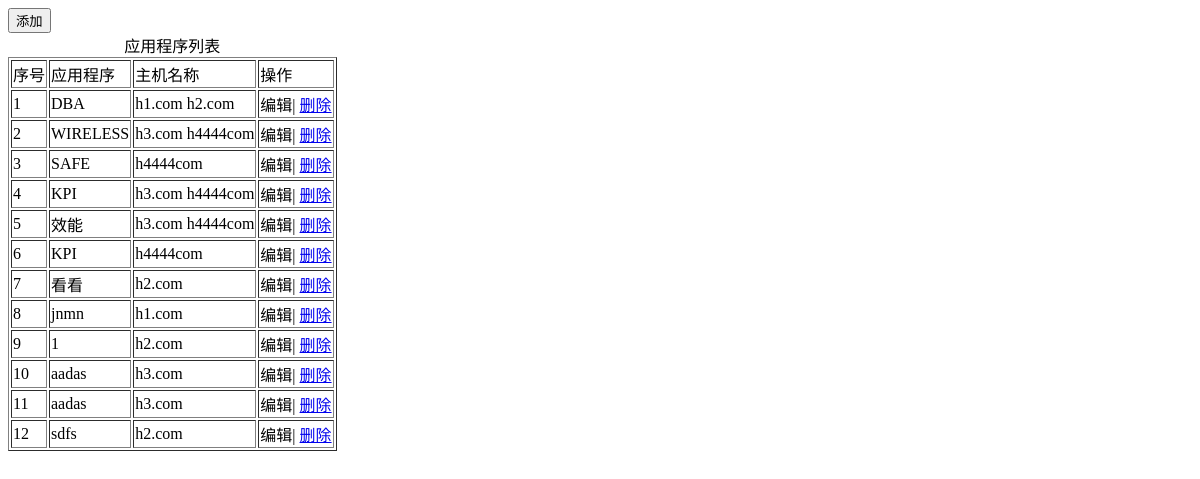
/app_host, run on the app's committed database.
### myfirstapp/models.py (models this page shows)
class Application(models.Model):
    aname = models.CharField(max_length=32)
    relation = models.ManyToManyField("HOST")

class HOST(models.Model):
    id = models.AutoField(primary_key=True)
    hostName = models.CharField(max_length=32, db_index=True)
    ip = models.GenericIPAddressField(protocol='ipv4', db_index=True)
    port = models.IntegerField()
    bid = models.ForeignKey(to='Business', to_field='bid', on_delete=models.CASCADE)

### myfirstapp/views.py (the view, shortened to what this page needs)
# urls.py: url(r'app_host', views.app_host),
def app_host(request):
    if request.method == "GET":
        app_list = models.Application.objects.all()
        host_list = models.HOST.objects.all()
        return render(request, "app_host.html",
                      {"app_list": app_list,
                       "host_list": host_list
                       })

### templates/app_host.html (shortened to what this page needs)
<!DOCTYPE html>
<html lang="en">
<head>
</head>
<body>
    <div id="add">
        <input type="button" value="添加">
    </div>
    <table border="1">
        <caption>应用程序列表</caption>
        <thead>
            <tr>
                <td>序号</td>
                <td>应用程序</td>
                <td>主机名称</td>
                <td>操作</td>
            </tr>
        </thead>
        <tbody>
            {% for app in app_list %}
                <tr aid="{{ app.id }}">
                    <td>{{ forloop.counter }}</td>
                    <td>{{ app.aname }}</td>
                    <td>
                        {% for host in app.relation.all %}
                            <span hid="{{ host.hid }}">{{ host.hostName }}</span>
                        {% endfor %}
                    </td>
                    <td>
                        <a>编辑</a>|
                        <a href="/app_del-{{ app.id }}">删除</a>
                    </td>
                </tr>
            {% endfor %}
        </tbody>
    </table>
</body>
</html>

### data on the page
Application: aname "DBA"
HOST: hostName "h1.com"
HOST: hostName "h2.com"
Application: aname "WIRELESS"
HOST: hostName "h3.com"
HOST: hostName "h4444com"
Application: aname "SAFE"
HOST: hostName "h4444com"
Application: aname "KPI"
Application: aname "效能"
Application: aname "KPI"
Application: aname "看看"
Application: aname "jnmn"
Application: aname "1"
Application: aname "aadas"
Application: aname "aadas"
Application: aname "sdfs"
